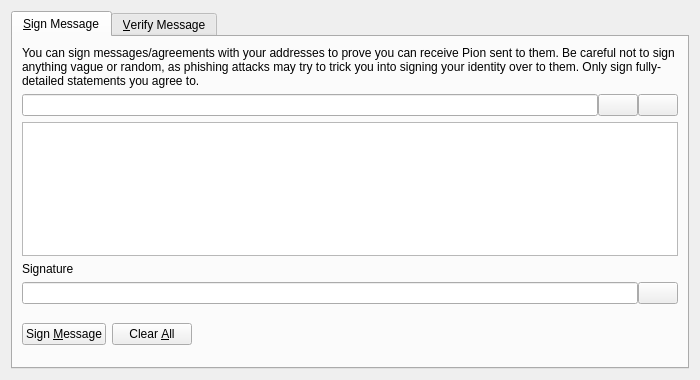
<?xml version="1.0" encoding="UTF-8"?>
<ui version="4.0">
 <class>SignVerifyMessageDialog</class>
 <widget class="QDialog" name="SignVerifyMessageDialog">
  <property name="geometry">
   <rect>
    <x>0</x>
    <y>0</y>
    <width>700</width>
    <height>380</height>
   </rect>
  </property>
  <property name="windowTitle">
   <string>Signatures - Sign / Verify a Message</string>
  </property>
  <property name="modal">
   <bool>true</bool>
  </property>
  <layout class="QVBoxLayout" name="verticalLayout">
   <item>
    <widget class="QTabWidget" name="tabWidget">
     <property name="currentIndex">
      <number>0</number>
     </property>
     <widget class="QWidget" name="tabSignMessage">
      <attribute name="title">
       <string>&amp;Sign Message</string>
      </attribute>
      <layout class="QVBoxLayout" name="verticalLayout_SM">
       <item>
        <widget class="QLabel" name="infoLabel_SM">
         <property name="text">
          <string>You can sign messages/agreements with your addresses to prove you can receive Pion sent to them. Be careful not to sign anything vague or random, as phishing attacks may try to trick you into signing your identity over to them. Only sign fully-detailed statements you agree to.</string>
         </property>
         <property name="textFormat">
          <enum>Qt::PlainText</enum>
         </property>
         <property name="wordWrap">
          <bool>true</bool>
         </property>
        </widget>
       </item>
       <item>
        <layout class="QHBoxLayout" name="horizontalLayout_1_SM">
         <property name="spacing">
          <number>0</number>
         </property>
         <item>
          <widget class="QValidatedLineEdit" name="addressIn_SM">
           <property name="toolTip">
            <string>The Pion address to sign the message with</string>
           </property>
          </widget>
         </item>
         <item>
          <widget class="QPushButton" name="addressBookButton_SM">
           <property name="toolTip">
            <string>Choose previously used address</string>
           </property>
           <property name="text">
            <string/>
           </property>
           <property name="shortcut">
            <string>Alt+A</string>
           </property>
           <property name="autoDefault">
            <bool>false</bool>
           </property>
          </widget>
         </item>
         <item>
          <widget class="QPushButton" name="pasteButton_SM">
           <property name="toolTip">
            <string>Paste address from clipboard</string>
           </property>
           <property name="text">
            <string/>
           </property>
           <property name="shortcut">
            <string>Alt+P</string>
           </property>
           <property name="autoDefault">
            <bool>false</bool>
           </property>
          </widget>
         </item>
        </layout>
       </item>
       <item>
        <widget class="QPlainTextEdit" name="messageIn_SM">
         <property name="toolTip">
          <string>Enter the message you want to sign here</string>
         </property>
        </widget>
       </item>
       <item>
        <widget class="QLabel" name="signatureLabel_SM">
         <property name="text">
          <string>Signature</string>
         </property>
         <property name="textFormat">
          <enum>Qt::PlainText</enum>
         </property>
        </widget>
       </item>
       <item>
        <layout class="QHBoxLayout" name="horizontalLayout_2_SM">
         <property name="spacing">
          <number>0</number>
         </property>
         <item>
          <widget class="QLineEdit" name="signatureOut_SM">
           <property name="font">
            <font>
             <italic>true</italic>
            </font>
           </property>
           <property name="readOnly">
            <bool>true</bool>
           </property>
          </widget>
         </item>
         <item>
          <widget class="QPushButton" name="copySignatureButton_SM">
           <property name="toolTip">
            <string>Copy the current signature to the system clipboard</string>
           </property>
           <property name="text">
            <string/>
           </property>
           <property name="autoDefault">
            <bool>false</bool>
           </property>
          </widget>
         </item>
        </layout>
       </item>
       <item>
        <layout class="QHBoxLayout" name="horizontalLayout_3_SM">
         <item>
          <widget class="QPushButton" name="signMessageButton_SM">
           <property name="toolTip">
            <string>Sign the message to prove you own this Pion address</string>
           </property>
           <property name="text">
            <string>Sign &amp;Message</string>
           </property>
           <property name="autoDefault">
            <bool>false</bool>
           </property>
          </widget>
         </item>
         <item>
          <widget class="QPushButton" name="clearButton_SM">
           <property name="toolTip">
            <string>Reset all sign message fields</string>
           </property>
           <property name="text">
            <string>Clear &amp;All</string>
           </property>
           <property name="autoDefault">
            <bool>false</bool>
           </property>
          </widget>
         </item>
         <item>
          <spacer name="horizontalSpacer_1_SM">
           <property name="orientation">
            <enum>Qt::Horizontal</enum>
           </property>
           <property name="sizeHint" stdset="0">
            <size>
             <width>40</width>
             <height>48</height>
            </size>
           </property>
          </spacer>
         </item>
         <item>
          <widget class="QLabel" name="statusLabel_SM">
           <property name="font">
            <font>
             <weight>75</weight>
             <bold>true</bold>
            </font>
           </property>
           <property name="text">
            <string/>
           </property>
           <property name="wordWrap">
            <bool>true</bool>
           </property>
          </widget>
         </item>
         <item>
          <spacer name="horizontalSpacer_2_SM">
           <property name="orientation">
            <enum>Qt::Horizontal</enum>
           </property>
           <property name="sizeHint" stdset="0">
            <size>
             <width>40</width>
             <height>48</height>
            </size>
           </property>
          </spacer>
         </item>
        </layout>
       </item>
      </layout>
     </widget>
     <widget class="QWidget" name="tabVerifyMessage">
      <attribute name="title">
       <string>&amp;Verify Message</string>
      </attribute>
      <layout class="QVBoxLayout" name="verticalLayout_VM">
       <item>
        <widget class="QLabel" name="infoLabel_VM">
         <property name="text">
          <string>Enter the receiver's address, message (ensure you copy line breaks, spaces, tabs, etc. exactly) and signature below to verify the message. Be careful not to read more into the signature than what is in the signed message itself, to avoid being tricked by a man-in-the-middle attack. Note that this only proves the signing party receives with the address, it cannot prove sendership of any transaction!</string>
         </property>
         <property name="textFormat">
          <enum>Qt::PlainText</enum>
         </property>
         <property name="alignment">
          <set>Qt::AlignLeading|Qt::AlignLeft|Qt::AlignTop</set>
         </property>
         <property name="wordWrap">
          <bool>true</bool>
         </property>
        </widget>
       </item>
       <item>
        <layout class="QHBoxLayout" name="horizontalLayout_1_VM">
         <property name="spacing">
          <number>0</number>
         </property>
         <item>
          <widget class="QValidatedLineEdit" name="addressIn_VM">
           <property name="toolTip">
            <string>The Pion address the message was signed with</string>
           </property>
          </widget>
         </item>
         <item>
          <widget class="QPushButton" name="addressBookButton_VM">
           <property name="toolTip">
            <string>Choose previously used address</string>
           </property>
           <property name="text">
            <string/>
           </property>
           <property name="shortcut">
            <string>Alt+A</string>
           </property>
           <property name="autoDefault">
            <bool>false</bool>
           </property>
          </widget>
         </item>
        </layout>
       </item>
       <item>
        <widget class="QPlainTextEdit" name="messageIn_VM"/>
       </item>
       <item>
        <widget class="QValidatedLineEdit" name="signatureIn_VM"/>
       </item>
       <item>
        <layout class="QHBoxLayout" name="horizontalLayout_2_VM">
         <item>
          <widget class="QPushButton" name="verifyMessageButton_VM">
           <property name="toolTip">
            <string>Verify the message to ensure it was signed with the specified Pion address</string>
           </property>
           <property name="text">
            <string>Verify &amp;Message</string>
           </property>
           <property name="autoDefault">
            <bool>false</bool>
           </property>
          </widget>
         </item>
         <item>
          <widget class="QPushButton" name="clearButton_VM">
           <property name="toolTip">
            <string>Reset all verify message fields</string>
           </property>
           <property name="text">
            <string>Clear &amp;All</string>
           </property>
           <property name="autoDefault">
            <bool>false</bool>
           </property>
          </widget>
         </item>
         <item>
          <spacer name="horizontalSpacer_1_VM">
           <property name="orientation">
            <enum>Qt::Horizontal</enum>
           </property>
           <property name="sizeHint" stdset="0">
            <size>
             <width>40</width>
             <height>48</height>
            </size>
           </property>
          </spacer>
         </item>
         <item>
          <widget class="QLabel" name="statusLabel_VM">
           <property name="font">
            <font>
             <weight>75</weight>
             <bold>true</bold>
            </font>
           </property>
           <property name="text">
            <string/>
           </property>
           <property name="wordWrap">
            <bool>true</bool>
           </property>
          </widget>
         </item>
         <item>
          <spacer name="horizontalSpacer_2_VM">
           <property name="orientation">
            <enum>Qt::Horizontal</enum>
           </property>
           <property name="sizeHint" stdset="0">
            <size>
             <width>40</width>
             <height>48</height>
            </size>
           </property>
          </spacer>
         </item>
        </layout>
       </item>
      </layout>
     </widget>
    </widget>
   </item>
  </layout>
 </widget>
 <customwidgets>
  <customwidget>
   <class>QValidatedLineEdit</class>
   <extends>QLineEdit</extends>
   <header>qvalidatedlineedit.h</header>
  </customwidget>
 </customwidgets>
 <resources>
  <include location="../pion.qrc"/>
 </resources>
 <connections/>
</ui>
